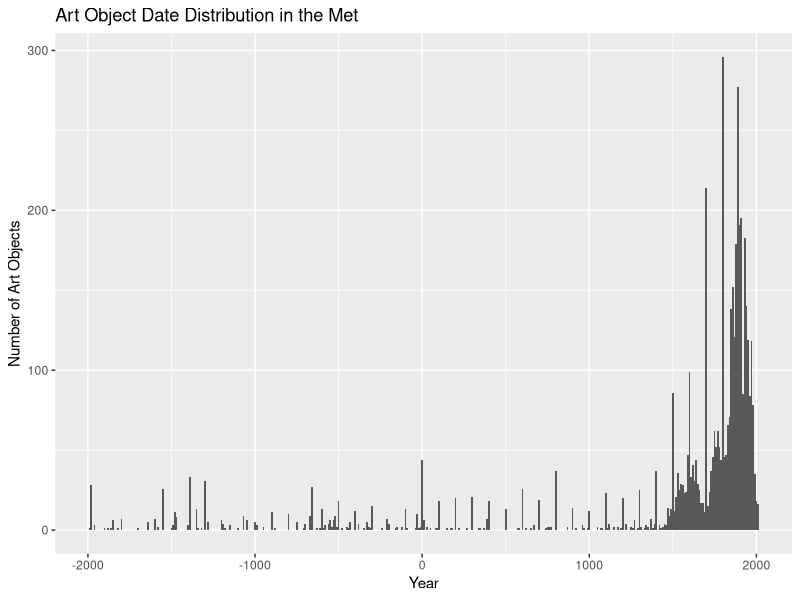
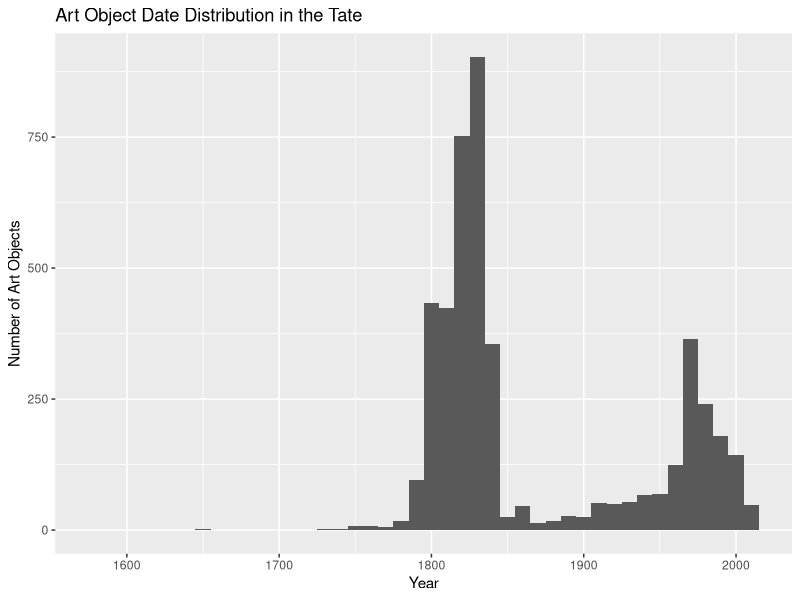
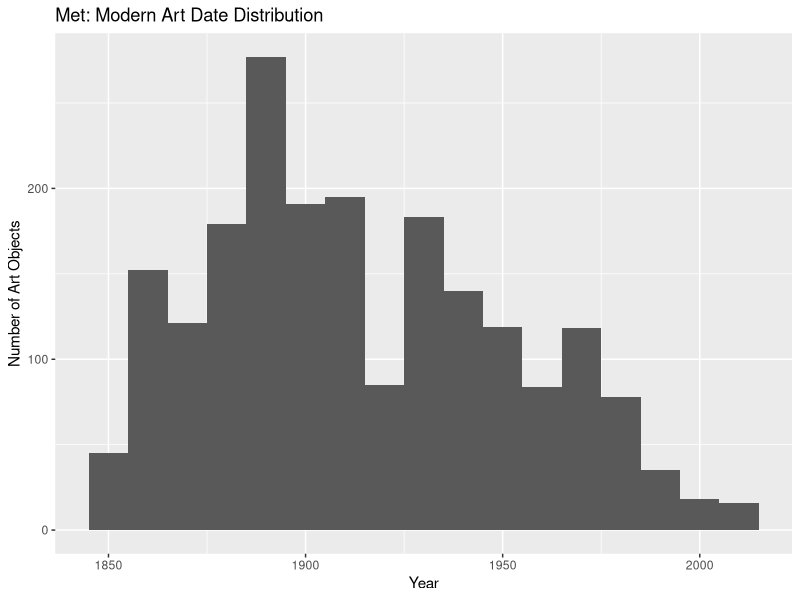
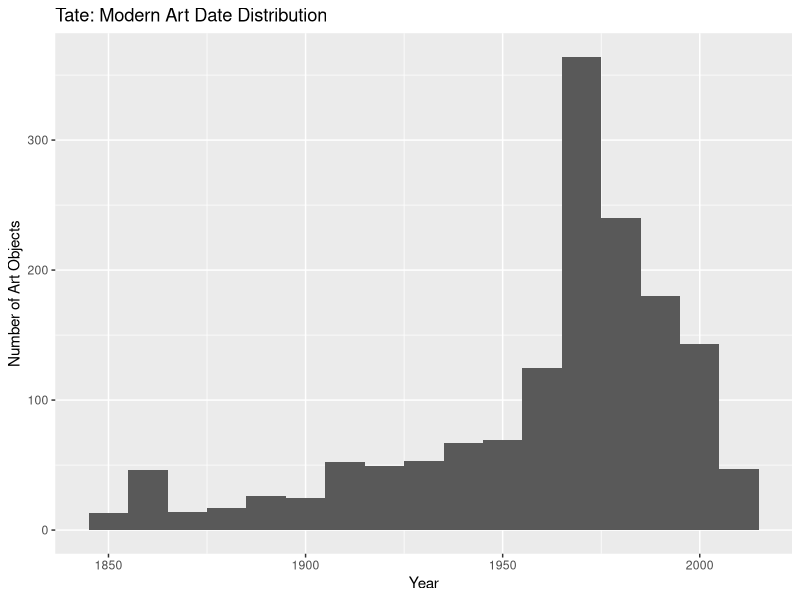

The R source for these figures, in order:
library(ggplot2)

#step 1. import the data as a dataframe
met <- as.data.frame(read.csv("MetObjects_5k-sample.csv"))
tate <- as.data.frame(read.csv("TateObjects_5k-sample.csv"))

#step 2. subset the data

met.subset <- subset(met, met$Object.Begin.Date>-2000 & met$Object.Begin.Date<2016)
tate.subset <- subset(tate, tate$year>-2000 & tate$year<2016)

# step 3. plot the histogram by decade
ggplot(data = met.subset, aes(met.subset$Object.Begin.Date)) + 
  geom_histogram(binwidth = 10) +
  ggtitle("Art Object Date Distribution in the Met") + xlab("Year") + ylab("Number of Art Objects")

ggplot(data = tate.subset, aes(tate.subset$year)) + 
  geom_histogram(binwidth = 10) +
  ggtitle("Art Object Date Distribution in the Tate") + xlab("Year") + ylab("Number of Art Objects")

#step 4. modern art subsets
met.modern <- subset(met, met$Object.Begin.Date>1850 & met$Object.Begin.Date<2016)
tate.modern <- subset(tate, tate$year>1850 & tate$year<2016)

ggplot(data = met.modern, aes(met.modern$Object.Begin.Date)) + 
  geom_histogram(binwidth = 10) +
  ggtitle("Met: Modern Art Date Distribution") + xlab("Year") + ylab("Number of Art Objects")

ggplot(data = tate.modern, aes(tate.modern$year)) + 
  geom_histogram(binwidth = 10) +
  ggtitle("Tate: Modern Art Date Distribution") + xlab("Year") + ylab("Number of Art Objects")